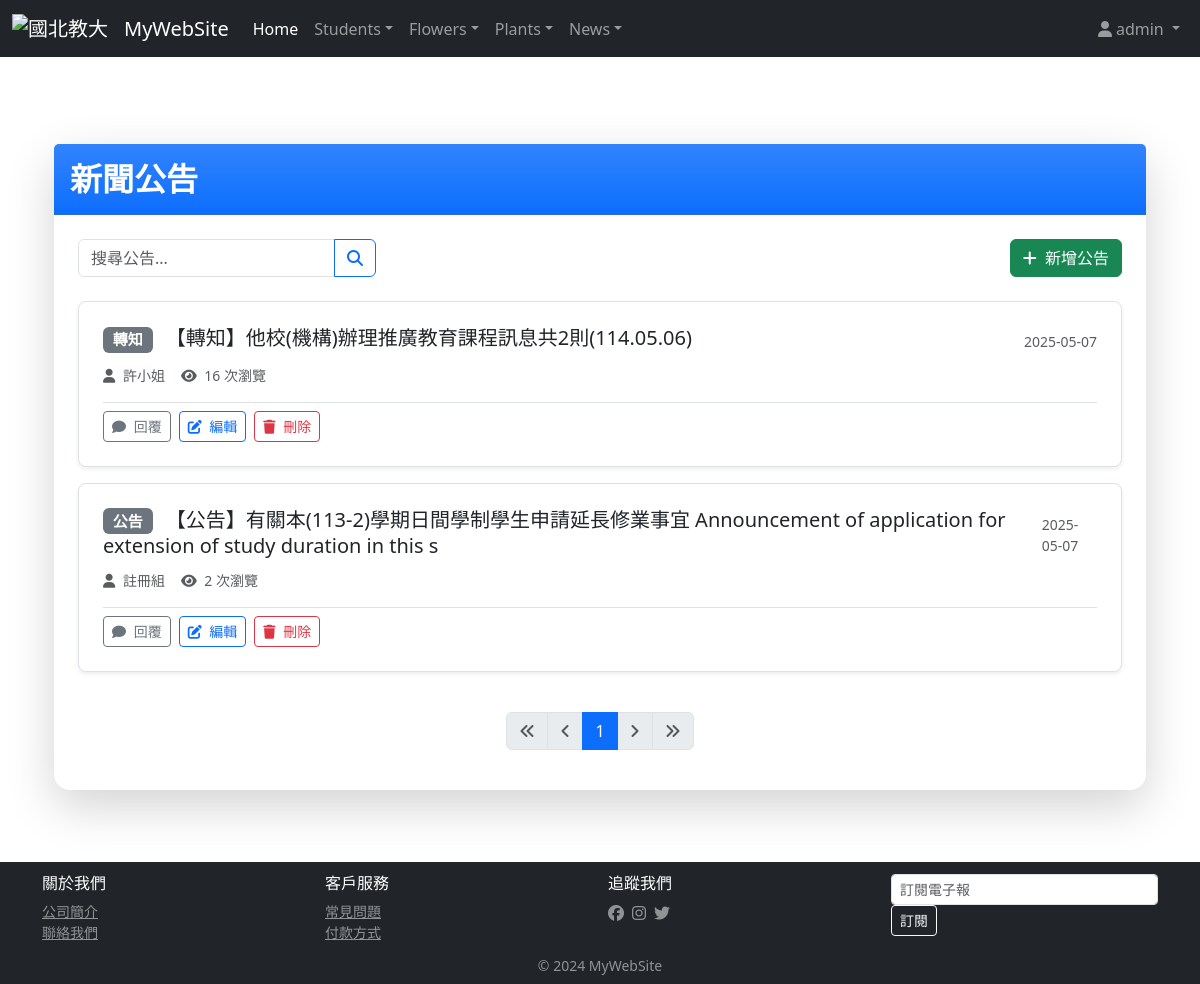
Page /news/ (signed in) on the committed database.
### news/models.py (models this page shows, shortened)
class NewsUnit(models.Model):
    category = models.ForeignKey(Category, null=True, on_delete=models.PROTECT)
    author = models.CharField(max_length=20, null=False)
    title = models.CharField(max_length=100, null=False)
    content = models.TextField(null=False)
    pub_date = models.DateTimeField(auto_now_add=True)
    is_show  = models.BooleanField(default=False)
    click_count = models.IntegerField(default=0)
    image = models.ImageField(upload_to='news_images/', null=True, blank=True)
    link = models.URLField(null=True, blank=True)

class Category(models.Model):
    title = models.CharField(max_length=255, default="")
    def __str__(self):
        return self.title

### news/views.py (the view)
# urls.py: path('news/', newsViews.index),
@login_required
def index(request):
    newsData = NewsUnit.objects.all().order_by('id')
    paginator = Paginator(newsData, 10)
    page_number = request.GET.get('page')
    page_obj = paginator.get_page(page_number)
    return render(request, "news/index.html", locals())

### templates/news/index.html (shortened to what this page needs)
{% extends 'base.html' %}
{% block content %}
<div class="container py-5">
    <div class="card shadow-lg border-0 rounded-4 mb-4">
        <div class="card-header bg-gradient bg-primary text-white py-3">
            <h1 class="h2 fw-bold mb-0">新聞公告</h1>
        </div>
        <div class="card-body p-4">
            <div class="d-flex justify-content-between align-items-center mb-4">
                <div class="d-flex">
                    <div class="input-group">
                        <input type="text" class="form-control" placeholder="搜尋公告..." aria-label="搜尋公告">
                        <button class="btn btn-outline-primary" type="button">
                            <i class="fas fa-search"></i>
                        </button>
                    </div>
                </div>
                {% if user.is_staff %}
                <a href="{% url 'add_news' %}" class="btn btn-success">
                    <i class="fas fa-plus me-1"></i> 新增公告
                </a>
                {% endif %}
            </div>
            <div class="list-group">
                {% for newsItem in page_obj %}
                <div class="list-group-item list-group-item-action p-4 border mb-3 rounded-3 shadow-sm">
                    <div class="d-flex justify-content-between align-items-center">
                        <h3 class="h5 mb-1">
                            <span class="badge bg-secondary me-2">{{ newsItem.category }}</span>
                            <a href="{% url 'detail' newsItem.id %}" class="text-decoration-none text-dark stretched-link">
                                {{ newsItem.title }}
                            </a>
                        </h3>
                        <small class="text-muted">{{ newsItem.pub_date|date:"Y-m-d" }}</small>
                    </div>
                    <div class="d-flex align-items-center mt-2 text-muted small">
                        <span class="me-3">
                            <i class="fas fa-user me-1"></i> {{ newsItem.author }}
                        </span>
                        <span>
                            <i class="fas fa-eye me-1"></i> {{ newsItem.click_count }} 次瀏覽
                        </span>
                    </div>
                    {% if user.is_authenticated %}
                    <div class="mt-3 pt-2 border-top d-flex">
                        <a href="{% url 'detail' newsItem.id %}#reply" class="btn btn-sm btn-outline-secondary me-2">
                            <i class="fas fa-comment me-1"></i> 回覆
                        </a>
                        {% if user.is_staff %}
                        <a href="{% url 'edit_news' newsItem.id %}" class="btn btn-sm btn-outline-primary me-2">
                            <i class="fas fa-edit me-1"></i> 編輯
                        </a>
                        <a href="{% url 'delete_news' newsItem.id %}" class="btn btn-sm btn-outline-danger">
                            <i class="fas fa-trash me-1"></i> 刪除
                        </a>
                        {% endif %}
                    </div>
                    {% endif %}
                </div>
                {% endfor %}
            </div>
            <nav aria-label="Page navigation" class="mt-4">
                <ul class="pagination justify-content-center">
                    {% if page_obj.has_previous %}
                        <li class="page-item">
                            <a class="page-link" href="?page=1" aria-label="First">
                                <i class="fas fa-angle-double-left"></i>
                            </a>
                        </li>
                        <li class="page-item">
                            <a class="page-link" href="?page={{ page_obj.previous_page_number }}" aria-label="Previous">
                                <i class="fas fa-angle-left"></i>
                            </a>
                        </li>
                    {% else %}
                        <li class="page-item disabled">
                            <span class="page-link"><i class="fas fa-angle-double-left"></i></span>
                        </li>
                        <li class="page-item disabled">
                            <span class="page-link"><i class="fas fa-angle-left"></i></span>
                        </li>
                    {% endif %}
                    {% for num in page_obj.paginator.page_range %}
                        {% if page_obj.number == num %}
                            <li class="page-item active">
                                <span class="page-link">{{ num }}</span>
                            </li>
                        {% elif num > page_obj.number|add:'-3' and num < page_obj.number|add:'3' %}
                            <li class="page-item">
                                <a class="page-link" href="?page={{ num }}">{{ num }}</a>
                            </li>
                        {% endif %}
                    {% endfor %}
                    {% if page_obj.has_next %}
                        <li class="page-item">
                            <a class="page-link" href="?page={{ page_obj.next_page_number }}" aria-label="Next">
                                <i class="fas fa-angle-right"></i>
                            </a>
                        </li>
                        <li class="page-item">
                            <a class="page-link" href="?page={{ page_obj.paginator.num_pages }}" aria-label="Last">
                                <i class="fas fa-angle-double-right"></i>
                            </a>
                        </li>
                    {% else %}
                        <li class="page-item disabled">
                            <span class="page-link"><i class="fas fa-angle-right"></i></span>
                        </li>
                        <li class="page-item disabled">
                            <span class="page-link"><i class="fas fa-angle-double-right"></i></span>
                        </li>
                    {% endif %}
                </ul>
            </nav>
        </div>
    </div>
</div>
{% endblock %}

### templates/base.html (shortened to what this page needs)
<!DOCTYPE html>
<html>
    <head>
        {% load static %}
        <link href="{% static 'css/style.css' %}" rel="stylesheet" type="text/css">
        <link href="https://cdn.jsdelivr.net/npm/bootstrap@5.3.3/dist/css/bootstrap.min.css" rel="stylesheet" integrity="sha384-
QWTKZyjpPEjISv5WaRU9OFeRpok6YctnYmDr5pNlyT2bRjXh0JMhjY6hW+ALEwIH">
        <link rel="stylesheet" href="https://cdnjs.cloudflare.com/ajax/libs/font-awesome/6.5.1/css/all.min.css">
    </head>
    <body class="d-flex flex-column min-vh-100">
        <nav class="navbar navbar-expand-md navbar-dark bg-dark fixed-top">
            <div class="container-fluid">
                <a class="navbar-brand">
                    <img src="https://www.ntue.edu.tw/var/file/0/1000/img/368/footlogo.png" width="30" height="30" class="dinline-block align-text-top" alt="國北教大">
                </a>
                <a class="navbar-brand" href="/">MyWebSite</a>
                <div class="collapse navbar-collapse" id="navbarsExampleDefault">
                    <ul class="navbar-nav me-auto mb-2 mb-md-0">
                        <li class="nav-item">
                            <a class="nav-link active" aria-current="page" href="/">Home</a>
                        </li>
                        {% if request.session.username %}
                        <li class="nav-item dropdown">
                            <a class="nav-link dropdown-toggle" href="#" role="button" data-bs-toggle="dropdown" aria-expanded="false">Students</a>
                        </li>
                        <li class="nav-item dropdown">
                            <a class="nav-link dropdown-toggle" href="#" role="button" data-bs-toggle="dropdown" aria-expanded="false">Flowers</a>
                        </li>
                        <li class="nav-item dropdown">
                            <a class="nav-link dropdown-toggle" href="#" role="button" data-bs-toggle="dropdown" aria-expanded="false">Plants</a>
                        </li>
                        <li class="nav-item dropdown">
                            <a class="nav-link dropdown-toggle" href="#" role="button" data-bs-toggle="dropdown" aria-expanded="false">News</a>
                        </li>
                        {% endif %}
                    </ul>
                    <ul class="navbar-nav">
                        {% if request.session.username %}
                        <li class="nav-item dropdown">
                            <a class="nav-link dropdown-toggle" href="#" role="button" data-bs-toggle="dropdown" aria-expanded="false">
                                <i class="fas fa-user me-1"></i>{{ request.session.username }}
                            </a>
                        </li>
                        {% else %}
                        <li class="nav-item">
                            <a class="nav-link" href="/cookiessessions/login/"><i class="fas fa-sign-in-alt me-1"></i>登入</a>
                        </li>
                        {% endif %}
                    </ul>
                </div>
            </div>
        </nav>
        <br>
        <br>
        <br>
        <main class="container flex-grow-1">
            <div id="content">
                {% block content %}{% endblock %}
            </div>
        </main>
    </body>
    <footer class="footer mt-auto py-2 bg-dark text-white">
        <div class="container">
            <div class="row row-cols-1 row-cols-sm-2 row-cols-md-4 g-3 py-1">
                <div class="col">
                    <h6>關於我們</h6>
                    <ul class="list-unstyled small mb-0">
                        <li><a href="#" class="text-white-50">公司簡介</a></li>
                        <li><a href="#" class="text-white-50">聯絡我們</a></li>
                    </ul>
                </div>
                <div class="col">
                    <h6>客戶服務</h6>
                    <ul class="list-unstyled small mb-0">
                        <li><a href="#" class="text-white-50">常見問題</a></li>
                        <li><a href="#" class="text-white-50">付款方式</a></li>
                    </ul>
                </div>
                <div class="col">
                    <h6>追蹤我們</h6>
                    <div class="d-flex gap-2">
                        <a href="#" class="text-white-50"><i class="fab fa-facebook"></i></a>
                        <a href="#" class="text-white-50"><i class="fab fa-instagram"></i></a>
                        <a href="#" class="text-white-50"><i class="fab fa-twitter"></i></a>
                    </div>
                </div>
                <div class="col">
                    <div class="input-group input-group-sm">
                        <input type="email" class="form-control form-control-sm" placeholder="訂閱電子報">
                    </div>
                    <button class="btn btn-sm btn-outline-light" type="button">訂閱</button>
                </div>
            </div>
        </div>
        <div class="text-center mt-2">
            <p class="small text-white-50 mb-0">&copy; 2024 MyWebSite</p>
        </div>
    </footer>
</html>

### static/css/style.css (style rules this page uses)
html, body { margin: 0; padding: 0; height: 100%; border: none; }
body { margin-left: 0px; margin-top: 0px; margin-right: 0px; margin-bottom: 0px; background-image: url(images/bg.gif); }

### rows in the picture
NewsUnit: category "轉知", title "【轉知】他校(機構)辦理推廣教育課程訊息共2則(114.05.06)", pub_date "2025-05-07", author "許小姐", click_count "16"
NewsUnit: category "公告", title "【公告】有關本(113-2)學期日間學制學生申請延長修業事宜 Announcement of application for extension of study duration in this s", pub_date "2025-05-07", author "註冊組", click_count "2"

### other values in the picture
{{ request.session.username }} "admin"
{{ num }} "1"
